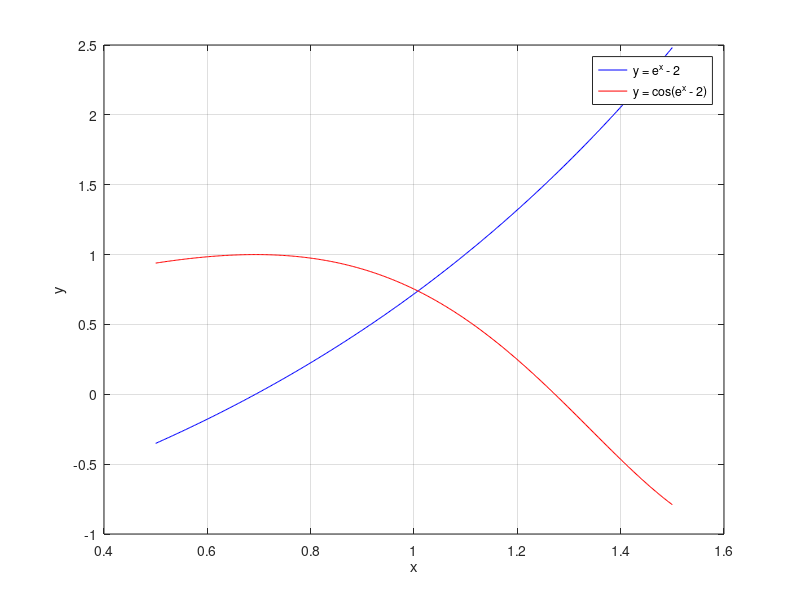

Here is the MATLAB script that generated this plot:
% Q5: Intersection of y = e^x - 2 and y = cos(e^x - 2) on [0.5,1.5]
clc; clear;
f = @(x) (exp(x) - 2) - cos(exp(x) - 2);
x = linspace(0.5, 1.5, 400);
plot(x, exp(x)-2, 'b', x, cos(exp(x)-2), 'r'); grid on;
legend('y = e^x - 2', 'y = cos(e^x - 2)'); xlabel('x'); ylabel('y');
a = 0.5; b = 1.5; tol = 1e-6;
while (b-a)/2 > tol
    p = (a+b)/2;
    if f(a)*f(p) < 0, b = p; else, a = p; end
end
p = (a+b)/2;
fprintf('Intersection x = %.6f, residual = %.2e\n', p, abs(f(p)));
